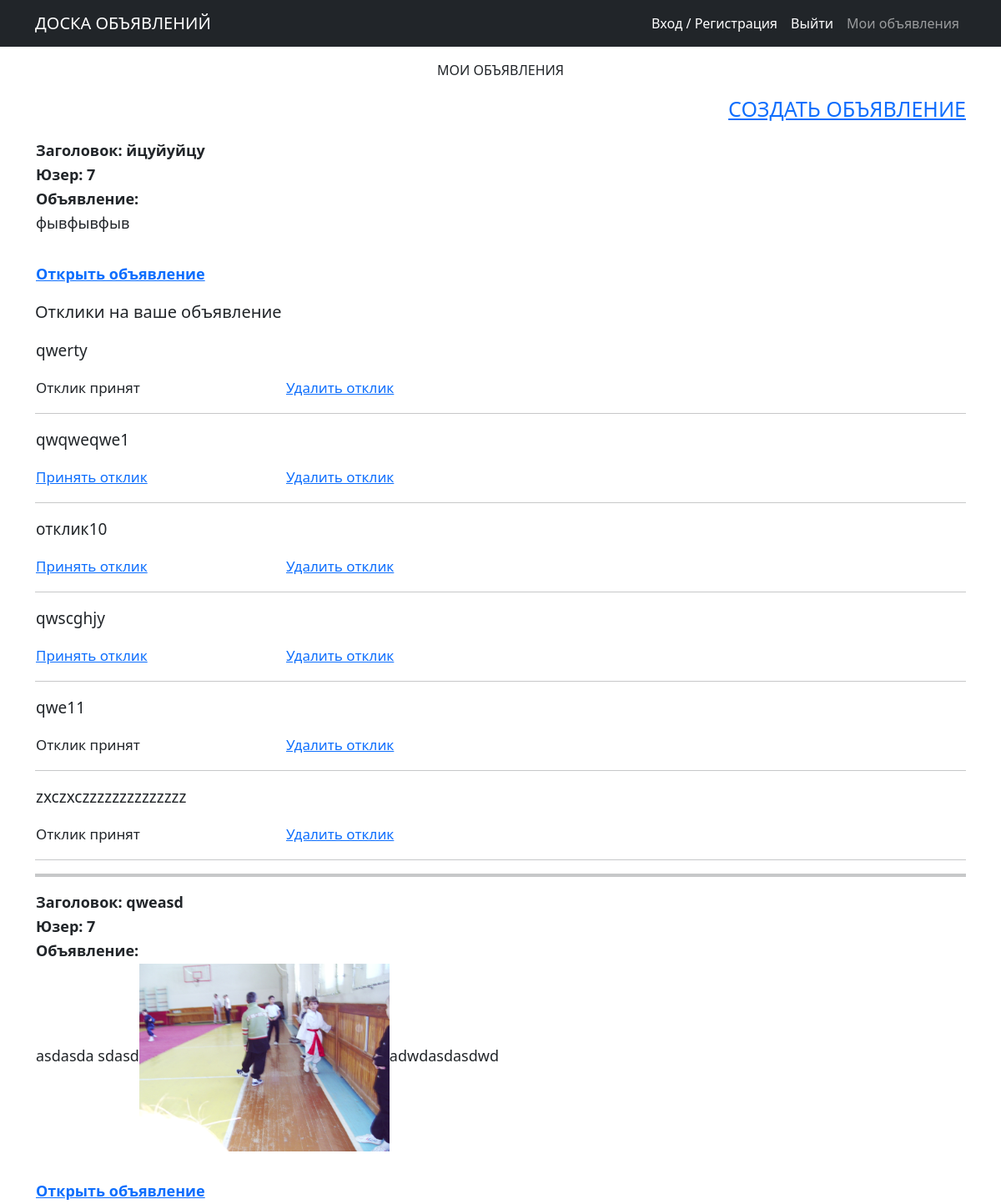
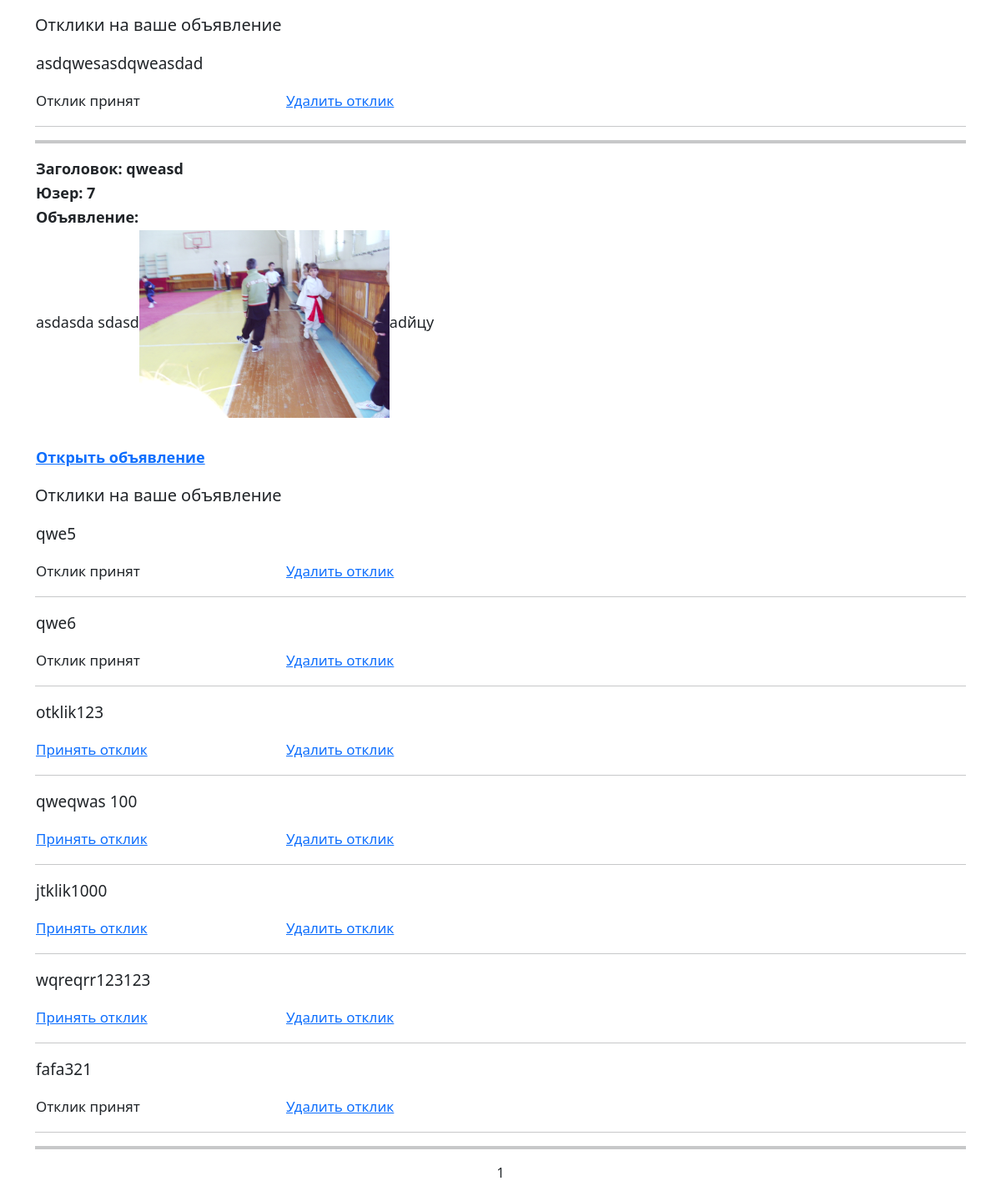
The page /ad/user (signed in) on the database its author committed (2 pictures, top to bottom).
### ad/models.py (models this page shows, shortened)
class Ad(models.Model):
    TYPE = (
        ('tanks', 'Танки'),
        ('heals', 'Хилы'),
        ('dd', 'ДД'),
        ('buyers', 'Торговцы'),
        ('gildemeisters', 'Гилдмастеры'),
        ('questgivers', "Квестгиверы"),
        ('smith', 'Кузнецы'),
        ('tanner', 'Кожевники'),
        ('potionmakers', 'Зельевары'),
        ('spellmasters', 'Мастера заклинаний'),
         )
    author = models.ForeignKey(User, on_delete=models.CASCADE, blank=True)
    title = models.CharField(max_length=128)
    text = RichTextUploadingField(blank=True, null=True)
    category = models.CharField(max_length=15, choices=TYPE, default='tanks')

class UserResponse(models.Model):
    author = models.ForeignKey(User, on_delete=models.CASCADE,  blank=True)
    text = models.TextField()
    ad = models.ForeignKey(Ad, on_delete=models.CASCADE, related_name='us_resp')
    status = models.BooleanField(default=False)

### ad/views.py (the view)
# urls.py: path('user', AdUserList.as_view(), name='ad_user_list'),
class AdUserList(ListView):
    model = Ad
    template_name = 'adlistD.html'
    context_object_name = 'ad_user'
    paginate_by = 4
    def get_queryset(self):
        queryset = Ad.objects.filter(author=self.request.user).order_by("-id")
        return queryset
    def get_context_data(self, **kwargs):
        context = super().get_context_data(**kwargs)
        us_r = UserResponse.objects.all()#(ad=self.kwargs['pk'])
        context['us_r'] = us_r
        return context

### templates/adlistD.html (shortened to what this page needs)
{% extends 'flatpages/default.html' %}
{% block content %}
<p>МОИ ОБЪЯВЛЕНИЯ</p>
<p align="right"> <a  style="ext-transform: uppercase;
                                font-size: 25px;
                                margin-right: 0px;
                                padding-top: 70px;
                                font-weight: 500;
                                color: #00100;"
                       href="/ad/create">СОЗДАТЬ ОБЪЯВЛЕНИЕ</a> </p>
{% if ad_user %}
    {%for ad in ad_user%}
<table>
	<tbody>
		<tr align="left" style=" font-size: 18px; font-weight: 600;">
			<td >  Заголовок: {{ad.title}} </td>
		</tr>
		<tr align="left" style=" font-size: 18px; font-weight: 600;">
			<td >  Юзер: {{ad.author.id}} </td>
		</tr>
		<tr align="left" style=" font-size: 18px; font-weight: 600;">
			<td >  Объявление: </td>
		</tr>
		<tr align="left" style=" font-size: 18px; ">
			<td >   {{ad.text| safe}} </td>
		</tr>
	</tbody>
</table>
<table >
	<tbody>
		<tr align="left" style="width: 300px; font-size: 18px; font-weight: 600;">
			<td style="width: 300px;"> <a href="/ad/{{ad.id}}">Открыть объявление</a> </td>
		</tr>
	</tbody>
</table>
<p align="left" style="font-size: 20px; font-weight: 500;">Отклики на ваше объявление</p>
{%for ur in us_r%}
{% if ur.ad.id == ad.id %}
<table>
	<tbody>
		<tr align="left" style="width: 300px; font-size: 19px; font-weight: 400;">
			<td >  {{ur.text}} </td>
		</tr>
	</tbody>
</table>
<table>
	<tbody>
		<tr align="left" style="width: 300px; font-size: 17px; font-weight: 400">
			{% if ur.status %}
			<td style="width: 300px;"> Отклик принят </a> </td>
			{% else %}
			<td style="width: 300px;"> <a href="/ad/ur_list/{{ur.id}}/ur_update">Принять отклик </a> </td>
			{% endif %}
			<td style="width: 300px;"> <a href="/ad/ur_list/{{ur.id}}/ur_delete">Удалить отклик </a> </td>
		</tr>
	</tbody>
</table>
	<hr>
{% endif %}
{% endfor %}
<hr size="6">
    {% endfor %}
{% else %}
<h2>Объявлений нет!</h2>
{% endif %}
{{ page_obj.number }}
{% endblock content %}

### templates/flatpages/default.html (shortened to what this page needs)
<!DOCTYPE html>
<html lang="en">
    <head>
        {% load static %}
        <link href="{% static 'css/styles.css' %}" rel="stylesheet" />
    </head>
    <body>
        <nav class="navbar navbar-expand-lg navbar-dark bg-dark">
            <div class="container">
                <a class="navbar-brand" href="/ad">ДОСКА ОБЪЯВЛЕНИЙ</a>
                <div class="collapse navbar-collapse" id="navbarSupportedContent">
                    <ul class="navbar-nav ms-auto mb-2 mb-lg-0">
                        <li class="nav-item"><a class="nav-link active" aria-current="page" href="/accounts/login">Вход / Регистрация</a></li>
                        <li class="nav-item"><a class="nav-link active" aria-current="page" href="/accounts/logout">Выйти</a></li>
                        {% if user.is_authenticated %}
                        <li class="nav-item"><a class="nav-link" href="/ad/user">Мои объявления</a></li>
                        {% endif%}
                    </ul>
                </div>
            </div>
        </nav>
        <div class="container">
            <div class="row">
                <div class="col-lg-12 text-center">
                {% block content %}
                {% endblock content %}
                </div>
            </div>
        </div>
    </body>
</html>

### rows shown on the page
Ad: title "йцуйуйцу", author.id "7", text "фывфывфыв"
UserResponse: text "qwerty", status "Отклик принят"
UserResponse: text "qwqweqwe1"
UserResponse: text "отклик10"
UserResponse: text "qwscghjy"
UserResponse: text "qwe11", status "Отклик принят"
UserResponse: text "zxczxczzzzzzzzzzzzzz", status "Отклик принят"
Ad: title "qweasd", author.id "7", text "asdasda sdasd adwdasdasdwd", text (picture)
UserResponse: text "asdqwesasdqweasdad", status "Отклик принят"
Ad: title "qweasd", author.id "7", text "asdasda sdasd adйцу", text (picture)
UserResponse: text "qwe5", status "Отклик принят"
UserResponse: text "qwe6", status "Отклик принят"
UserResponse: text "otklik123"
UserResponse: text "qweqwas 100"
UserResponse: text "jtklik1000"
UserResponse: text "wqreqrr123123"
UserResponse: text "fafa321", status "Отклик принят"

### other values the page prints
{{ page_obj.number }} "1"
